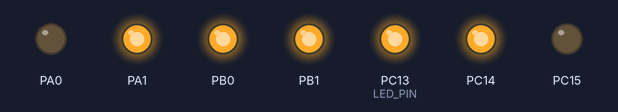
Bench run of a program on a simulated STM32 Blue Pill. Shown: output pins drawn as LEDs (lit = HIGH).

Above: at 3.5 s.
At 4.5 s:
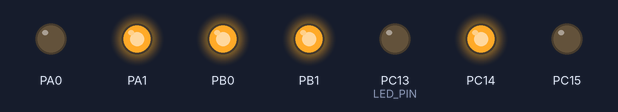
Timing chart, 0 to 6.0 s (numbered marks = the images above):
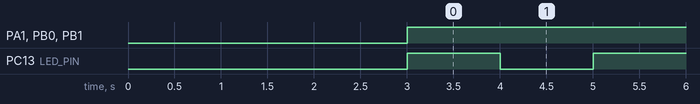

Measured:
- by itself, PA1, PB0, PB1: LOW → HIGH at 3.0 s
- by itself, PC13 (LED_PIN): alternates HIGH for 1.0 s and LOW for 1.0 s

The program:

main.cpp
```cpp
#include <Arduino.h>

#define SERIAL_BAUDS 115200

#include "motor.h"

#ifndef LED_BUILTIN
  #define LED_BUILTIN PC13
#endif

#define LED_PIN LED_BUILTIN
#define LED_TIME 1000
unsigned long ledTimer = 0;
bool blinkState = false;

//
// setup function
//

void setup()
{
  // initialize LED digital pin as an output.
  pinMode(LED_PIN, OUTPUT);
  Serial.begin(SERIAL_BAUDS);

  // front left & right
  // set direction pins mode as output
  pinMode(frontLeftMotorForward, OUTPUT);
  pinMode(frontLeftMotorBackward, OUTPUT);
  pinMode(frontRightMotorForward, OUTPUT);
  pinMode(frontRightMotorBackward, OUTPUT);

  // set velocity pins mode as output
  //pinMode(frontLeftMotorEn, PWM);
  //pinMode(frontRightMotorEn, PWM);
  pinMode(frontLeftMotorEn, OUTPUT);
  pinMode(frontRightMotorEn, OUTPUT);

  // assure that motors are stoped
  bodyMotorsControl(0, 0);
  delay(3000);

}


//
// loop function
//

void loop()
{

  bodyMotorsControl(4096, 4096);

  // activity led
  if(millis() > ledTimer) {
    ledTimer = millis() + LED_TIME;
    blinkState = !blinkState;
    digitalWrite(LED_PIN, blinkState);
  }

}
```

motor.h
```cpp
#ifndef BRIDGEH_MOTOR_H
#define BRIDGEH_MOTOR_H

// front motors pins
#define AIN1 PC14
#define AIN2 PC15
#define AIN3 PA0
#define AIN4 PA1
#define AENA PB0
#define AENB PB1

// Front LeftMotor
#define frontLeftMotorEn AENA
#define frontLeftMotorForward AIN1
#define frontLeftMotorBackward AIN2

// Front RightMotor
#define frontRightMotorEn AENB
#define frontRightMotorForward AIN4
#define frontRightMotorBackward AIN3


void bodyMotorsControl( int frontLeftMotorPwmOut, int frontRightMotorPwmOut);

void setBodyMotorFrontLeftForward(void);

void setBodyMotorFrontLeftBackward(void);

void setBodyMotorFrontRightForward(void);

void setBodyMotorFrontRightBackward(void);

void setBodyMotorFrontLeftStop(void);

void setBodyMotorFrontRightStop(void);

void setBodyMotorFrontLeftBrake(void);

void setBodyMotorFrontRightBrake(void);


#endif
```

motor.cpp
```cpp
#include <Arduino.h>

#include "motor.h"

void bodyMotorsControl( int frontLeftMotorPwmOut, int frontRightMotorPwmOut) {

  // brake control vars
  static bool leftBrake = false;
  static bool rightBrake = false;

  // set motor front left direction & speed
  if(frontLeftMotorPwmOut == 0) {

    if(leftBrake) {
      setBodyMotorFrontLeftBrake();
      //setBodyMotorLeftStop();
      //#pwmWrite(frontLeftMotorEn,64000);
      analogWrite(frontLeftMotorEn, 4095);
    } else {
      //setBodyMotorLeftBrake();
      setBodyMotorFrontLeftStop();
      //pwmWrite(frontLeftMotorEn, 0);
      analogWrite(frontLeftMotorEn, 0);
    }

  } else if(frontLeftMotorPwmOut > 0) {
    setBodyMotorFrontLeftForward();
    //wmWrite(frontLeftMotorEn, frontLeftMotorPwmOut);
    analogWrite(frontLeftMotorEn, frontLeftMotorPwmOut);
  } else {
    setBodyMotorFrontLeftBackward();
    //pwmWrite(frontLeftMotorEn, abs(frontLeftMotorPwmOut));
    analogWrite(frontLeftMotorEn, abs(frontLeftMotorPwmOut));
  }

  // set motor right direction & speed
  if(frontRightMotorPwmOut == 0) {

    if(rightBrake) {
      setBodyMotorFrontRightStop();
      //setBodyMotorRightBrake();
      //pwmWrite(frontRightMotorEn, 64000);
      analogWrite(frontRightMotorEn, 4095);
    } else {
      setBodyMotorFrontRightStop();
      //setBodyMotorRightBrake();
      //pwmWrite(frontRightMotorEn, 0);
      analogWrite(frontRightMotorEn, 0);
    }

  } else if(frontRightMotorPwmOut > 0) {
    setBodyMotorFrontRightForward();
    //pwmWrite(frontRightMotorEn, frontRightMotorPwmOut);
    analogWrite(frontRightMotorEn, frontRightMotorPwmOut);
  } else {
    setBodyMotorFrontRightBackward();
    //pwmWrite(frontRightMotorEn, abs(frontRightMotorPwmOut));
    analogWrite(frontRightMotorEn, abs(frontRightMotorPwmOut));
  }

}


//
// Front left & right
//

void setBodyMotorFrontLeftForward() {
  digitalWrite(frontLeftMotorForward, HIGH);
  digitalWrite(frontLeftMotorBackward, LOW);
}

void setBodyMotorFrontLeftBackward() {
  digitalWrite(frontLeftMotorForward, LOW);
  digitalWrite(frontLeftMotorBackward, HIGH);
}

void setBodyMotorFrontRightForward() {
  digitalWrite(frontRightMotorForward, HIGH);
  digitalWrite(frontRightMotorBackward, LOW);
}

void setBodyMotorFrontRightBackward() {
  digitalWrite(frontRightMotorForward, LOW);
  digitalWrite(frontRightMotorBackward, HIGH);
}

void setBodyMotorFrontLeftStop() {
  digitalWrite(frontLeftMotorForward, LOW);
  digitalWrite(frontLeftMotorBackward, LOW);
}

void setBodyMotorFrontRightStop() {
  digitalWrite(frontRightMotorForward, LOW);
  digitalWrite(frontRightMotorBackward, LOW);
}

void setBodyMotorFrontLeftBrake() {
  digitalWrite(frontLeftMotorForward, HIGH);
  digitalWrite(frontLeftMotorBackward, HIGH);
}

void setBodyMotorFrontRightBrake() {
  digitalWrite(frontRightMotorForward, HIGH);
  digitalWrite(frontRightMotorBackward, HIGH);
}
```
